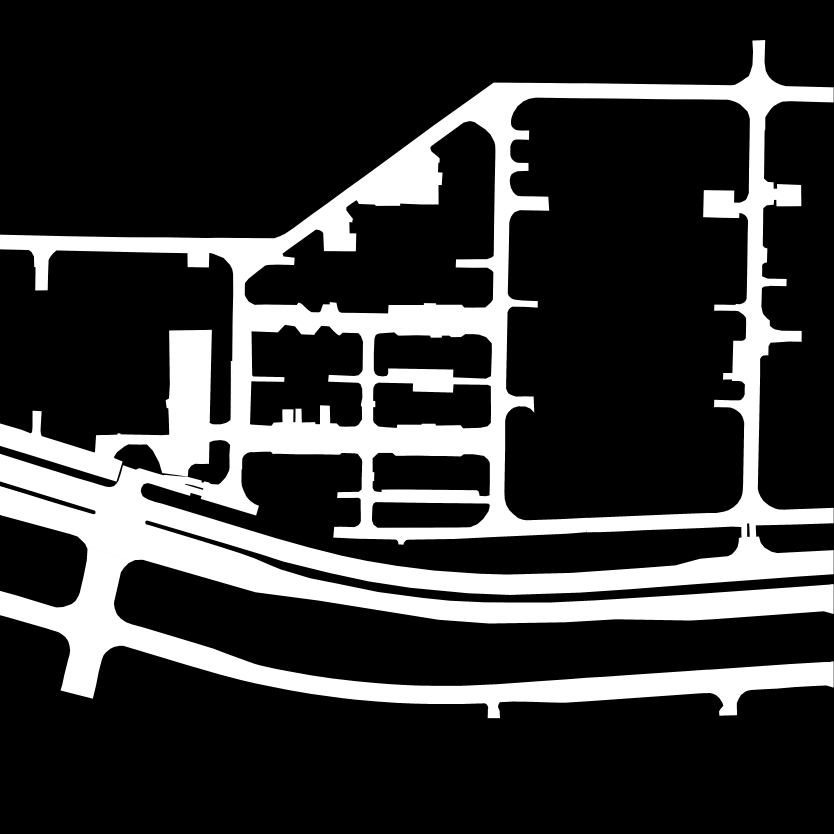
#> input picture PathPlanning/global_planner/2_3_label.png, 5001 x 5001 px (shown at 1/6 size)
$ python env_road.py
#> lines starting #> are read from the running program, lines starting #| are printed output that depends on the picture; after the words box and inside, x2 and y2 are one past the last pixel; in counts of white or black regions, pixels touching at a corner belong together
"""
函数功能：读取地图，存储到一个变量中再显示出来
函数输入：
函数输出：
"""

import numpy as np

import matplotlib.pyplot as plt
import matplotlib.image as mpimg
import cv2
import math

# from Pillow import Image
# from a_star import *


# from pylab import *
show_animation = False


class Node:

    # [5 lines left out: function __init__, not called in this run]

    def __str__(self):
        return str(self.x) + "," + str(self.y) + "," + str(self.cost) + "," + str(self.pind)


# 将 RGB 转为灰度图
def rgb2gray(rgb):
    return np.dot(rgb[..., :3], [0.299, 0.587, 0.114])


def grey2bin(grey):
    return np.where(grey > 0.5, 1.0, 0)


# [136 lines left out: functions calc_fianl_path, a_star_planning, calc_heuristic, verify_node, calc_obstacle_map, not called in this run]


def calc_index(node, xwidth, xmin, ymin):
    return (node.y - ymin) * xwidth + (node.x - xmin)


# [12 lines left out: function get_motion_model, not called in this run]


if __name__ == '__main__':
    im = np.array(plt.imread('2_3_label.png'))
#> im is the input picture: shape (5001, 5001, 3) float32; min 0, max 1, mean 0.212

    im_grey = rgb2gray(im)

    im_bin = grey2bin(im_grey)
#> in grey2bin, `return np.where(grey > 0.5, 1.0, 0)`: returned value: shape (5001, 5001) float64; values 0 (black) and 1 (white), 21.2% white; 2 white regions (1 under 20 px), largest, box (x1, y1, x2, y2) and area: (0, 240, 5000, 4309) 5299614

    # im_small = np.reshape(im_bin, )
    im_small = cv2.resize(im_bin, (100, 100))
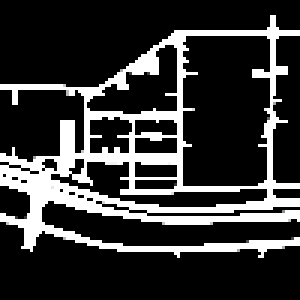
#> im_small: shape (100, 100) float64 (shown 3 times larger); min 0, max 1, mean 0.213
    # ,interpolation=cv2.INTER_AREA)
    im_small = grey2bin(im_small)
#> in grey2bin (call 2), `return np.where(grey > 0.5, 1.0, 0)`:
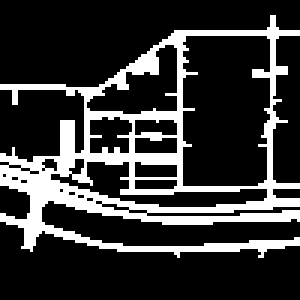
#> returned value: shape (100, 100) float64 (shown 3 times larger); values 0 (black) and 1 (white), 21.4% white; 1 white region, box (x1, y1, x2, y2) and area: (0, 5, 100, 86) 2136

    sx = 2.0  # [m]
    sy = 29.0  # [m]
    gx = 90.0  # [m]
    gy = 81.0  # [m]
    grid_size = 1.0  # [m]
    robot_size = 1.0  # [m]
    obs = np.where(im_small == 0)
#> obs = 7864 positions, rows 0 to 99, columns 0 to 99
    ox = obs[1]  # [m]
#> ox = 7864 values, max 99 at index 99, min 0 at index 0, mean 49.83
    oy = obs[0]  # [m]
#> oy = 7864 values from 0 to 99
    # oy = oy[::-1]  # 将向量倒序输出
    # print(oy)

    plt.imshow(im_small)
    plt.plot(sx, sy, "rx")
    plt.plot(gx, gy, "bx")
    # rx, ry = a_star_planning(sx, sy, gx, gy, ox, oy, grid_size, robot_size)

    # plt.imshow(im_bin)

    # plt.plot(rx, ry, "-r")
    plt.show()
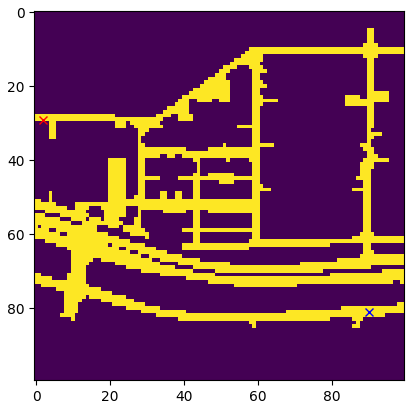
#> figure drawn by matplotlib, 1 panel
    print("process end")
